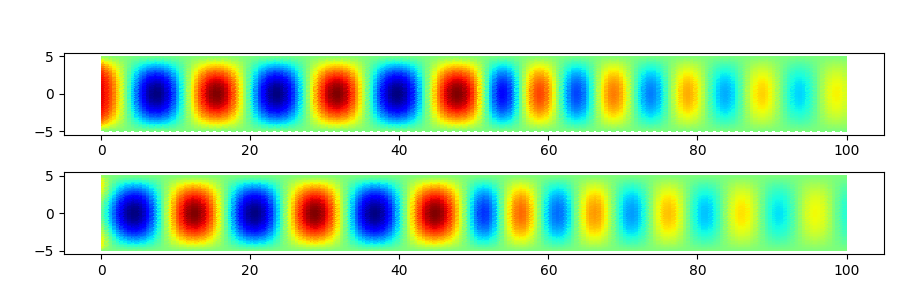

The script that drew this image:
from helmi import Helmholtz
import skfem
import numpy as np

x_pts = np.linspace(0, 100, 101)
y_pts = np.linspace(-5, 5, 21)
mesh = skfem.MeshTri.init_tensor(x_pts, y_pts)
mesh = mesh.with_subdomains({'air': lambda x: x[0] < 50,
                             'plastic': lambda x: x[0] >= 50})
mesh = mesh.with_boundaries({'bound_xmin': lambda x: np.isclose(x[0], x_pts[0]),
                             'bound_xmax': lambda x: np.isclose(x[0], x_pts[-1]),
                             'bound_ymin': lambda x: np.isclose(x[1], y_pts[0]),
                             'bound_ymax': lambda x: np.isclose(x[1], y_pts[-1])})

element = skfem.ElementTriP2()
fem = Helmholtz(mesh, element)

k0 = 0.5
eps_air = 1
mu_air = 1
eps_plastic = 2 - 0.1j
mu_plastic = 1
fem.assemble_subdomains(alpha={'air': 1 / mu_air,
                               'plastic': 1 / mu_plastic},
                        beta={'air': -1 * k0 ** 2 * eps_air,
                              'plastic': -1 * k0 ** 2 * eps_plastic},
                        f={'air': 0,
                           'plastic': 0})

fem.assemble_boundaries_dirichlet(value={'bound_ymin': 0,
                                         'bound_ymax': 0})

fem.assemble_boundaries_3rd(gamma={'bound_xmin': 1 / mu_air * 1j * k0,
                                   'bound_xmax': 1 / mu_plastic * 1j * k0},
                            q={'bound_xmin': 1 / mu_air * 2j * k0,
                               'bound_xmax': 0})

fem.solve()

from skfem.visuals.matplotlib import plot
import matplotlib.pyplot as mplt

fig, ax = mplt.subplots(2, 1)
plot(fem.basis, fem.phi_re, ax=ax[0])
plot(fem.basis, fem.phi_im, ax=ax[1])
ax[0].set_aspect(1)
ax[1].set_aspect(1)
mplt.tight_layout()
mplt.show()
